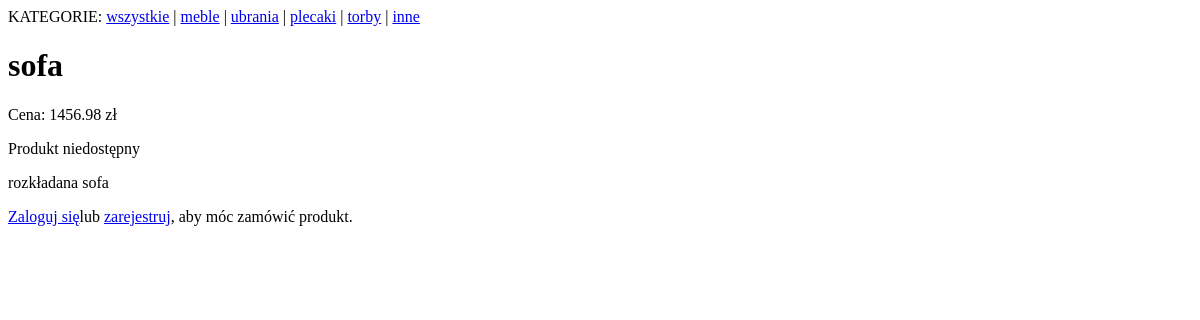
Before: /productsite.php?id=2 with the older database file.
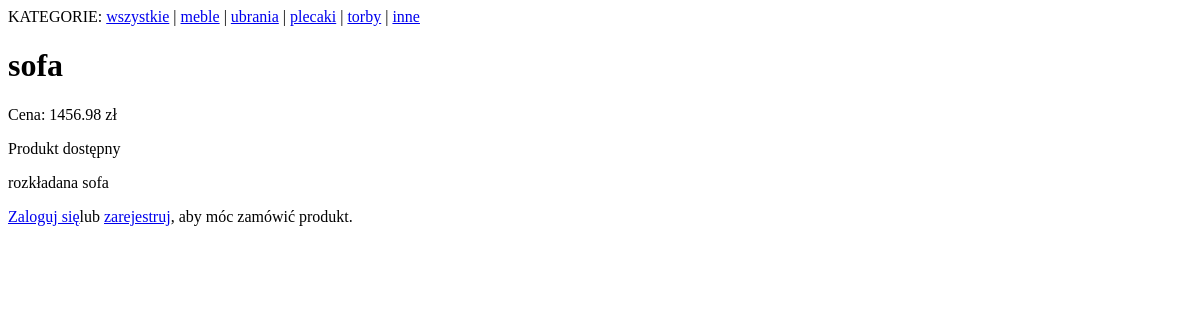
After: the same page with the newer database file.
### tables this page shows
CREATE TABLE IF NOT EXISTS `Products` (
  `id` int(11) NOT NULL AUTO_INCREMENT,
  `name` varchar(100) NOT NULL,
  `price` double NOT NULL,
  `description` varchar(1000) DEFAULT NULL,
  `category` int(11) DEFAULT NULL,
  `active` int(5) NOT NULL,
  PRIMARY KEY (`id`),
  KEY `Products_ibfk_1` (`category`)
);

### src/Product.php (called while the page is built, shortened)
<?php
class Product
{
    static private $connection = null;
    static public function SetConnection(mysqli $newConnection)
    {
        self::$connection = $newConnection;
    }
    static public function GetProductById($productId)
    {
        $sql = "SELECT * FROM Products WHERE id = $productId";
        $result = self::$connection->query($sql);
        if ($result !== FALSE) {
            if ($result->num_rows == 1) {
                $row = $result->fetch_assoc();
                $product = new Product($row['id'], $row['name'], $row['price'], $row['description'], $row['category'], $row['active']);
                return $product;
            }
        }
        return false;
    }
    private $name;
    private $price;
    private $description;
    private $active;
    public function getName()
    {
        return ($this->name);
    }
    public function getPrice()
    {
        return ($this->price);
    }
    public function getDescription()
    {
        return ($this->description);
    }
    public function getActive()
    {
        return ($this->active);
    }
    public function setName($newName)
    {
        $this->name = $newName;
    }
    public function setPrice($newPrice)
    {
        $this->price = $newPrice;
    }
    public function setDescription($newDescription)
    {
        $this->description = $newDescription;
    }
    public function setActive($newActive)
    {
        $this->active = $newActive;
    }
}

### productsite.php (the view, shortened to what this page needs)
<?php
require_once("./src/Header.php");
if (isset($_GET['id'])) {
    $id = $_GET['id'];
    $product = Product::GetProductById($id);
    echo("<h1>{$product->getName()}</h1>");
    if ($product->getActive()) {
        $avaible ="dostępny";
    } else {
        $avaible = "niedostępny";
    }
    echo("<table>
        <p>Cena: {$product->getPrice()} zł</p>
        <p>Produkt $avaible</p>
        <p>{$product->getDescription()}</p>
        ");
    if(!isset($_SESSION['clientId'])){
        echo("
        <a href='index.php'>Zaloguj się</a> lub
        <a href='register.php'>zarejestruj</a>, aby móc zamówić produkt.
        ");
    } elseif($product->getActive() == 0){
        echo("Produkt niedostępny - nie można go dodawać do koszyka");
    }
} else {
    echo("Wybierz produkt z interesującej Cię kategorii");
}
require_once("./src/Footer.php");

Changed rows visible on the page:
changed products "sofa": active "niedostępny" → "dostępny"
